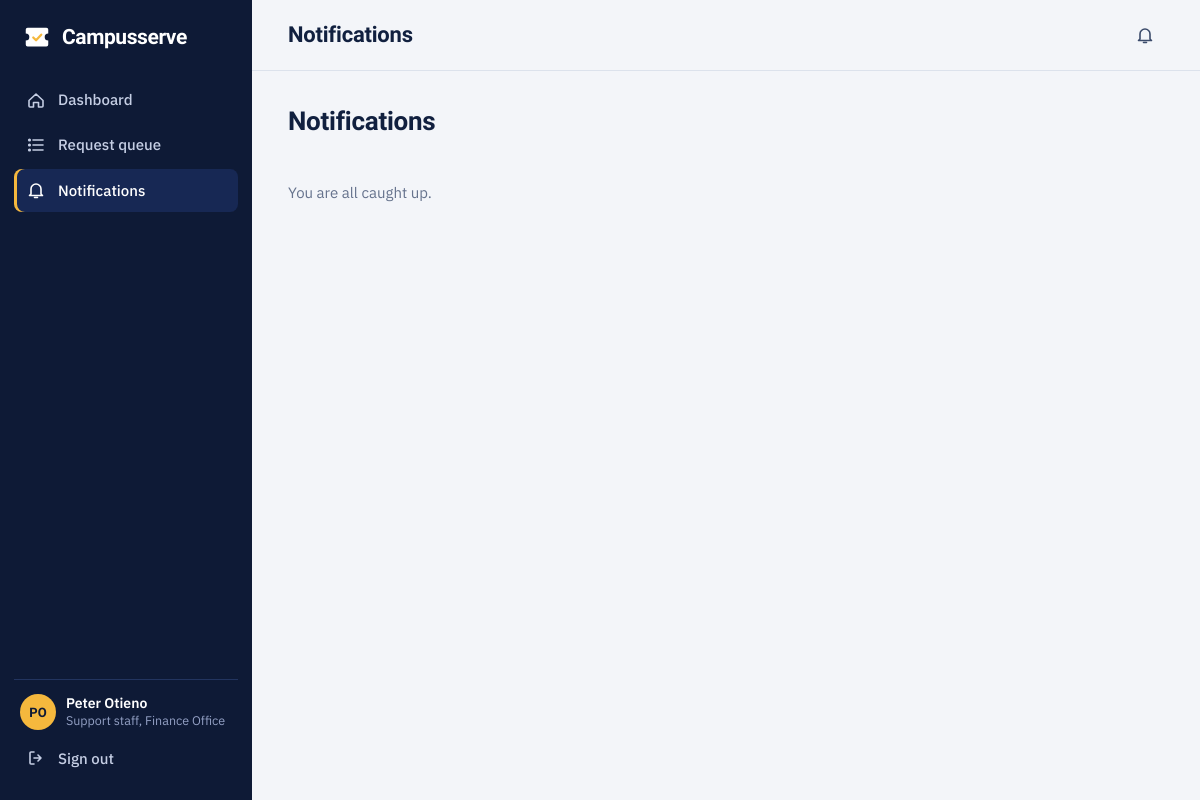
/index.php?r=notifications/index (signed in), run on the app's committed database.
### tables this page shows
CREATE TABLE users (
    id              INT UNSIGNED AUTO_INCREMENT PRIMARY KEY,
    role            ENUM('student','lecturer','staff','admin') NOT NULL,
    identifier      VARCHAR(30)  NOT NULL UNIQUE COMMENT 'admission no. for students, staff no. otherwise',
    full_name       VARCHAR(120) NOT NULL,
    email           VARCHAR(150) NOT NULL UNIQUE,
    date_of_birth   DATE NULL,
    age             TINYINT UNSIGNED NULL COMMENT 'derived from date_of_birth by triggers and a daily event; never edit by hand',
    password_hash   VARCHAR(255) NOT NULL,
    department_id   INT UNSIGNED NULL COMMENT 'staff and lecturers only',
    programme       VARCHAR(100) NULL COMMENT 'students only',
    year_of_study   TINYINT UNSIGNED NULL,
    status          ENUM('active','suspended') NOT NULL DEFAULT 'active',
    failed_attempts TINYINT UNSIGNED NOT NULL DEFAULT 0,
    locked_until    DATETIME NULL,
    last_login_at   DATETIME NULL,
    created_at      DATETIME NOT NULL DEFAULT CURRENT_TIMESTAMP,
    CONSTRAINT fk_users_dept FOREIGN KEY (department_id) REFERENCES departments(id) ON DELETE SET NULL,
    INDEX idx_users_role (role)
);

CREATE TABLE departments (
    id          INT UNSIGNED AUTO_INCREMENT PRIMARY KEY,
    name        VARCHAR(100) NOT NULL UNIQUE,
    code        VARCHAR(10)  NOT NULL UNIQUE,
    email       VARCHAR(150) NULL
);

### core/View.php (called while the page is built, shortened)
<?php
class View
{
    public static function render(string $view, array $data = [], string $layout = 'layouts/main'): void
    {
        extract($data, EXTR_SKIP);
        $content = ob_get_clean();
        require BASE_PATH . "/app/views/$layout.php";
    }
}

### core/Controller.php (called while the page is built, shortened)
<?php
abstract class Controller
{
    protected function render(string $view, array $data = [], string $layout = 'layouts/main'): void
    {
        View::render($view, $data, $layout);
    }
    protected function requireLogin(): array
    {
        $u = Auth::user();
        return $u;
    }
}

### app/controllers/NotificationsController.php (called while the page is built, shortened)
<?php
class NotificationsController extends Controller
{
    public function indexAction(): void
    {
        $u = $this->requireLogin();
        $this->render('tickets/notifications', ['title' => 'Notifications', 'u' => $u, 'items' => Notification::recent((int) $u['id'], 40)]);
    }
}

### core/App.php (called while the page is built, shortened)
<?php
class App
{
    private static array $config = [];
    public static function boot(): void
    {
        self::$config = require BASE_PATH . '/config/config.php';
        date_default_timezone_set(self::$config['timezone']);
        spl_autoload_register(function (string $class): void {
            foreach (['core', 'app/controllers', 'app/models', 'app/services'] as $dir) {
                $f = BASE_PATH . "/$dir/$class.php";
                if (is_file($f)) { require_once $f; return; }
            }
        });
        require_once BASE_PATH . '/core/helpers.php';
    }
    public static function config(?string $key = null)
    {
        return $key === null ? self::$config : (self::$config[$key] ?? null);
    }
    public static function dispatch(): void
    {
        $route = $_GET['r'] ?? 'home/index';
        if (!is_string($route) || !preg_match('#^([a-z]+)/([a-z]+)$#', $route, $m)) { self::notFound(); }
        $action = $m[2] . 'Action';
        try {
            (new $class())->$action();
        } catch (PDOException $e) {
            error_log('Campusserve DB error: ' . $e->getMessage());
            http_response_code(500);
            View::render('errors/500', ['title' => 'Database unavailable'], 'layouts/plain');
        }
    }
}

### index.php (called while the page is built, shortened)
<?php
require BASE_PATH . '/core/App.php';
App::dispatch();

### core/Database.php (called while the page is built, shortened)
<?php
class Database
{
    private static ?PDO $pdo = null;
    public static function pdo(): PDO
    {
        if (self::$pdo === null) {
            $c = App::config('db');
            $dsn = "mysql:host={$c['host']};port={$c['port']};dbname={$c['name']};charset={$c['charset']}";
            self::$pdo = new PDO($dsn, $c['user'], $c['pass'], [
                PDO::ATTR_ERRMODE            => PDO::ERRMODE_EXCEPTION,
                PDO::ATTR_DEFAULT_FETCH_MODE => PDO::FETCH_ASSOC,
                PDO::ATTR_EMULATE_PREPARES   => false,
            ]);
            self::$pdo->exec("SET time_zone = '" . date('P') . "'");
        }
        return self::$pdo;
    }
    public static function run(string $sql, array $params = []): PDOStatement
    {
        $st = self::pdo()->prepare($sql);
        $st->execute($params);
        return $st;
    }
    public static function one(string $sql, array $params = []): ?array  { $r = self::run($sql, $params)->fetch(); return $r ?: null; }
    public static function value(string $sql, array $params = [])        { $r = self::run($sql, $params)->fetchColumn(); return $r === false ? null : $r; }
}

### app/models/Notification.php (called while the page is built, shortened)
<?php
class Notification
{
    public static function unreadCount(int $userId): int
    {
        return (int) Database::value('SELECT COUNT(*) FROM notifications WHERE user_id = ? AND is_read = 0', [$userId]);
    }
}

### core/Auth.php (called while the page is built, shortened)
<?php
class Auth
{
    public static function user(): ?array
    {
        $id = $_SESSION['uid'] ?? null;
        $u = Database::one(
            'SELECT u.id, u.role, u.identifier, u.full_name, u.email, u.department_id, u.programme, u.year_of_study, u.status,
                    d.name AS department_name
               FROM users u LEFT JOIN departments d ON d.id = u.department_id WHERE u.id = ?', [$id]);
        return $u;
    }
}

### app/views/layouts/main.php (the view, shortened to what this page needs)
<?php
$route = $_GET['r'] ?? 'dashboard/index';
$role = $u['role'];
$unread = Notification::unreadCount((int) $u['id']);
$nav = [['dashboard/index', $role === 'admin' ? 'Overview' : 'Dashboard', 'home']];
if ($role === 'student') {
    $nav[] = ['tickets/index', 'My requests', 'list'];
    $nav[] = ['tickets/create', 'New request', 'plus'];
} elseif ($role === 'admin') {
    $nav[] = ['tickets/index', 'All requests', 'list'];
    $nav[] = ['admin/users', 'Users', 'users'];
    $nav[] = ['admin/ml', 'Classifier', 'chip'];
} else {
    $nav[] = ['tickets/index', $role === 'lecturer' ? 'Assigned requests' : 'Request queue', 'list'];
}
$nav[] = ['notifications/index', 'Notifications', 'bell'];
?>
<!doctype html>
<html lang="en"><head><?php View::partial('head', ['title' => $title ?? '']); ?></head>
<body class="app">
<aside class="side" id="side">
    <a class="brand" href="<?= e(url('dashboard/index')) ?>"><?= logo() ?><span>Campusserve</span></a>
    <nav aria-label="Main">
        <?php foreach ($nav as [$r, $label, $ic]): ?>
            <?php $active = $route === $r || ($r === 'tickets/index' && $route === 'tickets/show') || ($r === 'admin/users' && $route === 'admin/users'); ?>
            <a href="<?= e(url($r)) ?>" class="nav-link<?= $active ? ' is-active' : '' ?>"<?= $active ? ' aria-current="page"' : '' ?>>
                <?= icon($ic) ?><span><?= e($label) ?></span>
            </a>
        <?php endforeach; ?>
    </nav>
    <div class="side-foot">
        <div class="who">
            <span class="avatar"><?= e(initials($u['full_name'])) ?></span>
            <span class="who-text"><b><?= e($u['full_name']) ?></b><small><?= e(role_label($role)) ?><?= $u['department_name'] ? ', ' . e($u['department_name']) : '' ?></small></span>
        </div>
        <form method="post" action="<?= e(url('auth/logout')) ?>"><?= csrf_field() ?>
            <button class="nav-link nav-out" type="submit"><?= icon('out') ?><span>Sign out</span></button>
        </form>
    </div>
</aside>
<div class="shell">
    <header class="top">
        <h1 class="top-title"><?= e($title ?? '') ?></h1>
        <a class="bell" href="<?= e(url('notifications/index')) ?>" aria-label="Notifications<?= $unread ? ', ' . $unread . ' unread' : '' ?>"><?= icon('bell') ?><?php if ($unread): ?><b class="pill"><?= $unread ?></b><?php endif; ?></a>
    </header>
    <main id="main" class="page">
        <?= $content ?>
    </main>
</div>
</body></html>

### assets/css/app.css (style rules this page uses)
:root { --ink: #11203f; --ink-soft: #3b4b6b; --muted: #66738d; --line: #dce2ec; --line-strong: #c3ccdb; --paper: #f3f5f9; --card: #ffffff; --navy: #0e1a36; --navy-2: #172854; --brand: #1f4fd8; --brand-dark: #173ba6; --brand-tint: #e8eefd; --stub: #f5b83d; --stub-tint: #fdf3dc; --ok: #1b8a57; --ok-tint: #e2f4ea; --warn: #a85f00; --warn-tint: #fdebd2; --bad: #be3a34; --bad-tint: #fbe6e4; --radius: 10px; --display: "Bricolage Grotesque", "Trebuchet MS", system-ui, sans-serif; --body: "IBM Plex Sans", system-ui, -apple-system, "Segoe UI", Roboto, sans-serif; }
*, *::before, *::after { box-sizing: border-box; }
html { -webkit-text-size-adjust: 100%; }
body { margin: 0; font: 400 15px/1.55 var(--body); color: var(--ink); background: var(--paper); font-variant-numeric: tabular-nums; }
h1, h2, h3, h4 { font-family: var(--display); line-height: 1.15; margin: 0; letter-spacing: -0.01em; }
a { color: var(--brand); text-underline-offset: 2px; }
.brand { display: flex; align-items: center; gap: 10px; color: #fff; text-decoration: none; font: 800 21px/1 var(--display); letter-spacing: -0.02em; }
body.app { display: grid; grid-template-columns: 252px 1fr; min-height: 100vh; }
.side { background: var(--navy); color: #c5cee4; padding: 22px 14px; display: flex; flex-direction: column; gap: 26px; position: sticky; top: 0; height: 100vh; }
.side .brand { padding: 0 8px; }
.side nav { display: flex; flex-direction: column; gap: 2px; }
.nav-link { display: flex; align-items: center; gap: 12px; padding: 10px 12px; border-radius: 8px; color: #c5cee4; text-decoration: none; font-weight: 500; background: none; border: 0; width: 100%; font-family: var(--body); font-size: 15px; cursor: pointer; text-align: left; }
.nav-link.is-active { background: var(--navy-2); color: #fff; box-shadow: inset 3px 0 0 var(--stub); }
.side-foot { margin-top: auto; border-top: 1px solid #22345f; padding-top: 14px; display: flex; flex-direction: column; gap: 8px; }
.who { display: flex; gap: 10px; align-items: center; padding: 0 6px; }
.avatar { width: 36px; height: 36px; border-radius: 50%; background: var(--stub); color: var(--navy); display: grid; place-items: center; font: 800 13px var(--display); flex: none; }
.who-text { display: flex; flex-direction: column; min-width: 0; line-height: 1.25; }
.who-text b { color: #fff; font-weight: 600; font-size: 14px; overflow: hidden; text-overflow: ellipsis; white-space: nowrap; }
.who-text small { font-size: 12.5px; color: #93a0c4; overflow: hidden; text-overflow: ellipsis; white-space: nowrap; }
.shell { min-width: 0; }
.top { display: flex; align-items: center; gap: 14px; padding: 16px clamp(18px, 3vw, 40px); background: var(--paper); border-bottom: 1px solid var(--line); position: sticky; top: 0; z-index: 5; }
.top-title { font-size: 22px; flex: 1; }
.bell { position: relative; color: var(--ink-soft); display: grid; place-items: center; width: 38px; height: 38px; border-radius: 50%; }
.page { padding: clamp(18px, 3vw, 36px) clamp(18px, 3vw, 40px) 60px; max-width: 1240px; }

### data on the page
users: full_name "PO", full_name "Peter Otieno", role "Support staff", department.name "Finance Office"

### other printed values
$label "Dashboard"
$label "Request queue"
$label "Notifications"
$title "Notifications"
